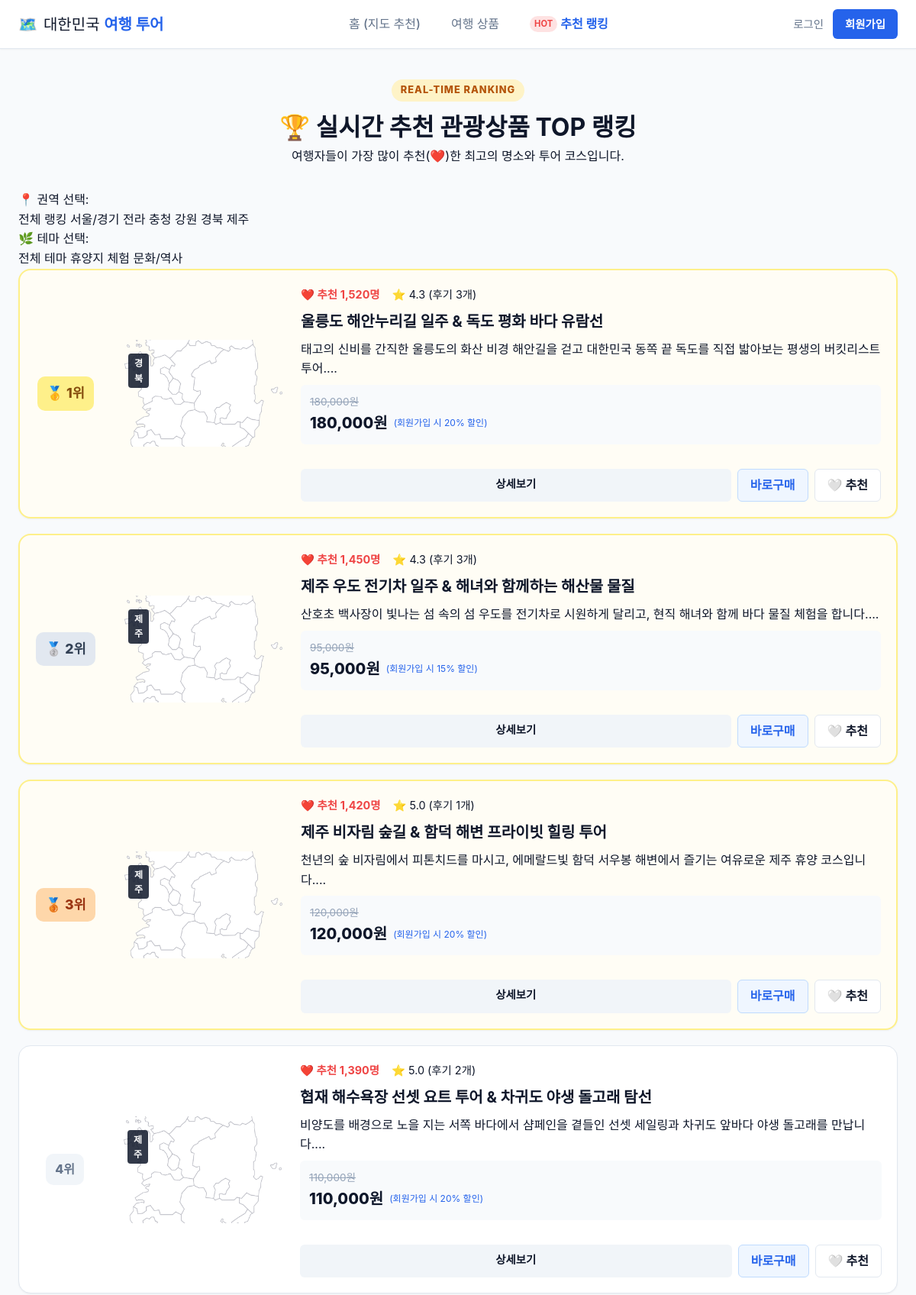
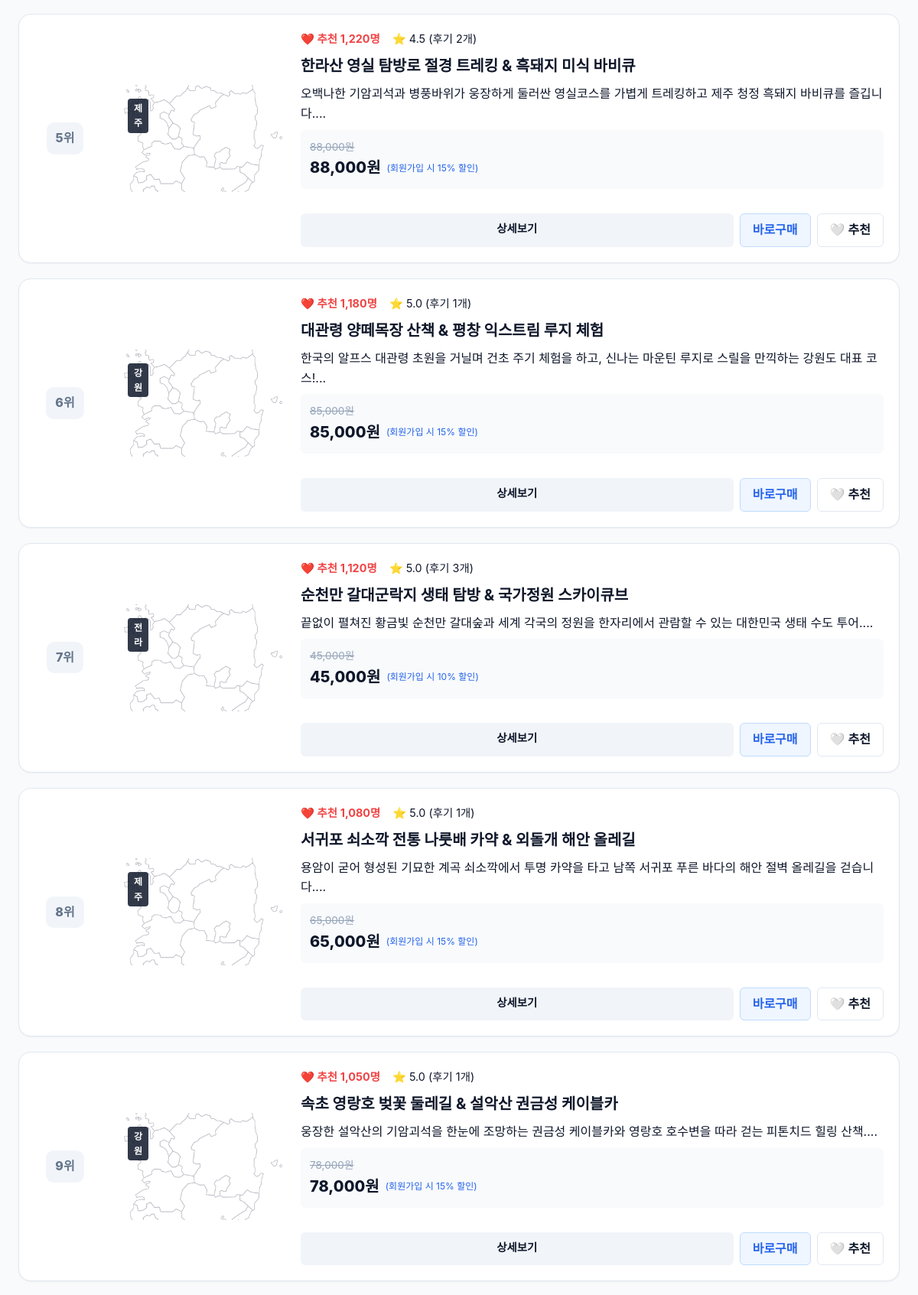
Page /products/popular (upper part) on the committed database (2 pictures, top to bottom).
### models/tour.py (models this page shows, shortened)
class Theme(db.Model):
    __tablename__ = 'themes'
    id = db.Column(db.Integer, primary_key=True)
    code = db.Column(db.String(50), unique=True, nullable=False) # e.g. RESORT, EXPERIENCE
    name = db.Column(db.String(50), unique=True, nullable=False) # '휴양지', '체험'
    description = db.Column(db.String(200), nullable=True)
    is_active = db.Column(db.Boolean, default=True)
    products = db.relationship('TourProduct', backref='theme', lazy='dynamic')

class TourProduct(db.Model):
    __tablename__ = 'tour_products'
    id = db.Column(db.Integer, primary_key=True)
    name = db.Column(db.String(150), nullable=False, index=True)
    description = db.Column(db.Text, nullable=False)
    region = db.Column(db.String(50), nullable=False, index=True) # 6개 지역
    theme_id = db.Column(db.Integer, db.ForeignKey('themes.id'), nullable=False)
    original_price = db.Column(db.Integer, nullable=False)
    member_discount_rate = db.Column(db.Float, default=0.15) # 회원 15% 기본 할인
    recommendation_count = db.Column(db.Integer, default=0, index=True) # 누적 추천수
    image_url = db.Column(db.String(255), default='/static/img/default-tour.jpg')
    image_urls = db.Column(db.Text, nullable=True) # JSON 문자열 형태의 3~4개 이상 이미지 URL 목록
    created_at = db.Column(db.DateTime, default=lambda: datetime.now(timezone.utc))
    reviews = db.relationship('Review', backref='product', lazy='dynamic', cascade='all, delete-orphan')
    likes = db.relationship('ProductLike', backref='product', lazy='dynamic', cascade='all, delete-orphan')
    order_items = db.relationship('OrderItem', backref='product', lazy='dynamic')
    cart_items = db.relationship('CartItem', backref='product', lazy='dynamic')
    def get_discounted_price(self, is_member=False):
        if is_member:
            return int(self.original_price * (1 - self.member_discount_rate))
        return self.original_price
    def get_average_rating(self):
        review_list = self.reviews.all()
        if not review_list:
            return 0.0
        return round(sum(r.rating for r in review_list) / len(review_list), 1)
    def get_image_list(self):
        if self.image_urls:
            try:
                import json
                urls = json.loads(self.image_urls)
                if isinstance(urls, list) and len(urls) > 0:
                    return urls
            except Exception:
                urls = [u.strip() for u in self.image_urls.splitlines() if u.strip()]
                if urls:
                    return urls
        if self.image_url:
            return [self.image_url]
        return ['/static/img/default-tour.jpg']

### models/review.py (models this page shows, shortened)
class Review(db.Model):
    __tablename__ = 'reviews'
    id = db.Column(db.Integer, primary_key=True)
    user_id = db.Column(db.Integer, db.ForeignKey('users.id', ondelete='CASCADE'), nullable=False)
    product_id = db.Column(db.Integer, db.ForeignKey('tour_products.id', ondelete='CASCADE'), nullable=False)
    title = db.Column(db.String(150), nullable=False)
    content = db.Column(db.Text, nullable=False)
    rating = db.Column(db.Integer, default=5, nullable=False) # 1~5
    created_at = db.Column(db.DateTime, default=lambda: datetime.now(timezone.utc))
    updated_at = db.Column(db.DateTime, default=lambda: datetime.now(timezone.utc), onupdate=lambda: datetime.now(timezone.utc))

### views/product_views.py (the view)
@product_bp.route('/popular')
def popular():
    region = request.args.get('region')
    theme_id = request.args.get('theme_id', type=int)
    query = TourProduct.query
    if region and region in RegionEnum.get_display_names():
        query = query.filter_by(region=region)
    if theme_id:
        query = query.filter_by(theme_id=theme_id)
    top_products = query.order_by(TourProduct.recommendation_count.desc()).all()
    themes = Theme.query.filter_by(is_active=True).all()
    regions = RegionEnum.get_display_names()
    return render_template(
        'product/popular.html',
        products=top_products,
        themes=themes,
        regions=regions,
        selected_region=region,
        selected_theme_id=theme_id
    )

### app.py (called while the page is built)
def create_app(config_class=Config):
    app = Flask(__name__, static_folder='static', template_folder='templates')
    app.config.from_object(config_class)
    db.init_app(app)
    login_manager.init_app(app)
    csrf.init_app(app)
    register_blueprints(app)
    @app.context_processor
    def inject_cart_count():
        from flask_login import current_user
        if current_user.is_authenticated and current_user.cart:
            return {'cart_count': current_user.cart.get_total_count()}
        return {'cart_count': 0}
    @app.errorhandler(404)
    def not_found_error(error):
        return render_template('base.html'), 404
    @app.errorhandler(500)
    def internal_error(error):
        db.session.rollback()
        return render_template('base.html'), 500
    with app.app_context():
        db.create_all()
    return app

### models/tour.py (called while the page is built)
    @classmethod
    def get_display_names(cls):
        return [r.value for r in cls]

### templates/product/popular.html (shortened to what this page needs)
{% extends "base.html" %}
{% block content %}
<div class="container page-content">
  <div class="ranking-hero">
    <span class="ranking-badge">REAL-TIME RANKING</span>
    <h1>🏆 실시간 <strong>추천 관광상품 TOP 랭킹</strong></h1>
    <p>여행자들이 가장 많이 추천(❤️)한 최고의 명소와 투어 코스입니다.</p>
  </div>
  <div class="filter-panel">
    <div class="filter-group">
      <span class="filter-label">📍 권역 선택:</span>
      <div class="chips-container">
        <a href="{{ url_for('product.popular', theme_id=selected_theme_id) }}"
           class="chip {% if not selected_region %}active{% endif %}">전체 랭킹</a>
        {% for r in regions %}
          <a href="{{ url_for('product.popular', region=r, theme_id=selected_theme_id) }}"
             class="chip {% if selected_region == r %}active{% endif %}">{{ r }}</a>
        {% endfor %}
      </div>
    </div>
    <div class="filter-group">
      <span class="filter-label">🌿 테마 선택:</span>
      <div class="chips-container">
        <a href="{{ url_for('product.popular', region=selected_region) }}"
           class="chip {% if not selected_theme_id %}active{% endif %}">전체 테마</a>
        {% for t in themes %}
          <a href="{{ url_for('product.popular', region=selected_region, theme_id=t.id) }}"
             class="chip {% if selected_theme_id == t.id %}active{% endif %}">{{ t.name }}</a>
        {% endfor %}
      </div>
    </div>
  </div>
  {% if products %}
    <div class="ranking-grid">
      {% for p in products %}
        <div class="ranking-card {% if loop.index <= 3 %}rank-top3{% endif %}">
          <div class="rank-badge-wrap">
            {% if loop.index == 1 %}
              <span class="rank-badge rank-1">🥇 1위</span>
            {% elif loop.index == 2 %}
              <span class="rank-badge rank-2">🥈 2위</span>
            {% elif loop.index == 3 %}
              <span class="rank-badge rank-3">🥉 3위</span>
            {% else %}
              <span class="rank-badge rank-normal">{{ loop.index }}위</span>
            {% endif %}
          </div>
          <div class="rank-thumb-wrap">
            <img src="{{ p.image_url }}" alt="{{ p.name }}" class="rank-thumb" onerror="this.src='/static/img/default-tour.jpg'">
            <div class="thumb-chips">
              <span class="badge-region">{{ p.region }}</span>
            </div>
          </div>
          <div class="rank-content">
            <div class="rank-meta">
              <span class="like-highlight">❤️ 추천 <strong>{{ "{:,}".format(p.recommendation_count) }}</strong>명</span>
              <span class="rating-highlight">⭐ {{ p.get_average_rating() }} (후기 {{ p.reviews.count() }}개)</span>
            </div>
            <h3 class="rank-title">
              <a href="{{ url_for('product.detail', product_id=p.id) }}">{{ p.name }}</a>
            </h3>
            <p class="rank-desc">{{ p.description[:80] }}...</p>
            <div class="pricing-box">
              <span class="original-price">{{ "{:,}".format(p.original_price) }}원</span>
              <div class="final-price-wrap">
                <span class="final-price">{{ "{:,}".format(p.get_discounted_price(current_user.is_authenticated)) }}원</span>
                {% if current_user.is_authenticated %}
                  <span class="discount-badge">회원 {{ (p.member_discount_rate * 100)|int }}% 할인</span>
                {% else %}
                  <span class="guest-notice">(회원가입 시 {{ (p.member_discount_rate * 100)|int }}% 할인)</span>
                {% endif %}
              </div>
            </div>
            <div class="rank-actions">
              <a href="{{ url_for('product.detail', product_id=p.id) }}" class="btn-detail">상세보기</a>
              {% if current_user.is_authenticated %}
                <form action="{{ url_for('cart.add_to_cart') }}" method="POST" class="inline-form">
                  <input type="hidden" name="csrf_token" value="{{ csrf_token() }}">
                  <input type="hidden" name="product_id" value="{{ p.id }}">
                  <input type="hidden" name="quantity" value="1">
                  <button type="submit" class="btn-cart" title="장바구니 담기">🛒 담기</button>
                </form>
                <form action="{{ url_for('product.toggle_like', product_id=p.id) }}" method="POST" class="inline-form">
                  <input type="hidden" name="csrf_token" value="{{ csrf_token() }}">
                  <button type="submit" class="btn-like-sm {% if p.is_liked_by(current_user) %}liked{% endif %}" title="추천하기">
                    {% if p.is_liked_by(current_user) %}❤️ 추천완료{% else %}🤍 추천{% endif %}
                  </button>
                </form>
              {% else %}
                <a href="{{ url_for('order.checkout', product_id=p.id, quantity=1) }}" class="btn-cart" title="비회원 바로 구매">바로구매</a>
                <a href="{{ url_for('auth.login', next=request.path) }}" class="btn-like-sm" title="로그인 후 추천">🤍 추천</a>
              {% endif %}
            </div>
          </div>
        </div>
      {% endfor %}
    </div>
  {% else %}
    <div class="empty-state">
      <span class="empty-icon">🏆</span>
      <p>조건에 맞는 랭킹 상품이 없습니다.</p>
    </div>
  {% endif %}
</div>
{% endblock %}

### static/css/style.css (style rules this page uses)
:root { --primary-color: #2563eb; --primary-hover: #1d4ed8; --primary-light: #eff6ff; --secondary-color: #0ea5e9; --accent-color: #f59e0b; --danger-color: #ef4444; --success-color: #10b981; --bg-color: #f8fafc; --card-bg: #ffffff; --text-main: #0f172a; --text-muted: #64748b; --border-color: #e2e8f0; --shadow-sm: 0 1px 2px rgba(0, 0, 0, 0.05); --shadow-md: 0 4px 6px -1px rgba(0, 0, 0, 0.1), 0 2px 4px -2px rgba(0, 0, 0, 0.05); --shadow-lg: 0 10px 15px -3px rgba(0, 0, 0, 0.1), 0 4px 6px -4px rgba(0, 0, 0, 0.05); --radius-sm: 6px; --radius-md: 10px; --radius-lg: 16px; }
* { box-sizing: border-box; margin: 0; padding: 0; }
body { font-family: 'Pretendard', -apple-system, BlinkMacSystemFont, system-ui, Roboto, sans-serif; background-color: var(--bg-color); color: var(--text-main); line-height: 1.6; min-height: 100vh; display: flex; flex-direction: column; }
a { color: inherit; text-decoration: none; }
.container { max-width: 1200px; margin: 0 auto; padding: 1.5rem; }
.badge-region { position: absolute; top: 10px; left: 10px; background: rgba(15, 23, 42, 0.85); color: #fff; font-size: 0.75rem; font-weight: 600; padding: 3px 8px; border-radius: 4px; }
.pricing-box { background: #f8fafc; padding: 0.75rem; border-radius: var(--radius-sm); margin-bottom: 1rem; }
.original-price { font-size: 0.85rem; color: #94a3b8; text-decoration: line-through; display: block; }
.final-price-wrap { display: flex; align-items: center; gap: 0.5rem; flex-wrap: wrap; }
.final-price { font-size: 1.25rem; font-weight: 800; color: #0f172a; }
.guest-notice { font-size: 0.75rem; color: var(--primary-color); }
.btn-detail { flex: 1; text-align: center; padding: 0.5rem; background: #f1f5f9; border-radius: var(--radius-sm); font-weight: 600; font-size: 0.9rem; transition: background 0.2s; }
.ranking-hero { text-align: center; margin-bottom: 2rem; }
.ranking-badge { background: #fef3c7; color: #b45309; font-weight: 800; font-size: 0.8rem; letter-spacing: 1px; padding: 4px 12px; border-radius: 999px; display: inline-block; margin-bottom: 0.5rem; }
.ranking-grid { display: flex; flex-direction: column; gap: 1.25rem; }
.ranking-card { background: #fff; border: 1px solid var(--border-color); border-radius: var(--radius-lg); padding: 1.25rem; display: grid; grid-template-columns: 80px 220px 1fr; gap: 1.5rem; align-items: center; box-shadow: var(--shadow-sm); transition: all 0.2s; }
.ranking-card.rank-top3 { border: 2px solid #fef08a; background: #fffdf5; }
.rank-badge-wrap { text-align: center; }
.rank-badge { font-size: 1.1rem; font-weight: 800; padding: 8px 12px; border-radius: var(--radius-md); display: inline-block; }
.rank-1 { background: #fef08a; color: #854d0e; }
.rank-2 { background: #e2e8f0; color: #334155; }
.rank-3 { background: #fed7aa; color: #9a3412; }
.rank-normal { background: #f1f5f9; color: #64748b; font-size: 1rem; }
.rank-thumb-wrap { position: relative; height: 140px; border-radius: var(--radius-md); overflow: hidden; }
.rank-thumb { width: 100%; height: 100%; object-fit: cover; }
.thumb-chips { position: absolute; top: 8px; left: 8px; display: flex; gap: 4px; }
.rank-content { display: flex; flex-direction: column; gap: 0.5rem; }
.rank-meta { display: flex; gap: 1rem; font-size: 0.9rem; }
.like-highlight { color: #ef4444; font-weight: 600; }
.rank-title { font-size: 1.25rem; font-weight: 700; }
.rank-actions { display: flex; gap: 0.5rem; margin-top: 0.5rem; }
.btn-cart { background: var(--primary-light); color: var(--primary-color); border: 1px solid #bfdbfe; padding: 0.5rem 1rem; border-radius: var(--radius-sm); font-weight: 600; cursor: pointer; }
.btn-like-sm { background: #fff; border: 1px solid var(--border-color); padding: 0.5rem 1rem; border-radius: var(--radius-sm); cursor: pointer; font-weight: 600; }

### rows in the picture
Theme: name "휴양지"
Theme: name "체험"
Theme: name "문화/역사"
TourProduct: shows "🥇 1위", region "경북", recommendation_count "1,520", get_average_rating "4.3", reviews.count "3", name "울릉도 해안누리길 일주 & 독도 평화 바다 유람선", description "태고의 신비를 간직한 울릉도의 화산 비경 해안길을 걷고 대한민국 동쪽 끝 독도를 직접 밟아보는 평생의 버킷리스트 투어.", original_price "180,000", get_discounted_price "180,000", (p.member_discount_rate*100)|int "20"
TourProduct: shows "🥈 2위", region "제주", recommendation_count "1,450", get_average_rating "4.3", reviews.count "3", name "제주 우도 전기차 일주 & 해녀와 함께하는 해산물 물질", description "산호초 백사장이 빛나는 섬 속의 섬 우도를 전기차로 시원하게 달리고, 현직 해녀와 함께 바다 물질 체험을 합니다.", original_price "95,000", get_discounted_price "95,000", (p.member_discount_rate*100)|int "15"
TourProduct: shows "🥉 3위", region "제주", recommendation_count "1,420", get_average_rating "5.0", reviews.count "1", name "제주 비자림 숲길 & 함덕 해변 프라이빗 힐링 투어", description "천년의 숲 비자림에서 피톤치드를 마시고, 에메랄드빛 함덕 서우봉 해변에서 즐기는 여유로운 제주 휴양 코스입니다.", original_price "120,000", get_discounted_price "120,000", (p.member_discount_rate*100)|int "20"
TourProduct: region "제주", recommendation_count "1,390", get_average_rating "5.0", reviews.count "2", name "협재 해수욕장 선셋 요트 투어 & 차귀도 야생 돌고래 탐선", description "비양도를 배경으로 노을 지는 서쪽 바다에서 샴페인을 곁들인 선셋 세일링과 차귀도 앞바다 야생 돌고래를 만납니다.", original_price "110,000", get_discounted_price "110,000", (p.member_discount_rate*100)|int "20"
TourProduct: region "제주", recommendation_count "1,220", get_average_rating "4.5", reviews.count "2", name "한라산 영실 탐방로 절경 트레킹 & 흑돼지 미식 바비큐", description "오백나한 기암괴석과 병풍바위가 웅장하게 둘러싼 영실코스를 가볍게 트레킹하고 제주 청정 흑돼지 바비큐를 즐깁니다.", original_price "88,000", get_discounted_price "88,000", (p.member_discount_rate*100)|int "15"
TourProduct: region "강원", recommendation_count "1,180", get_average_rating "5.0", reviews.count "1", name "대관령 양떼목장 산책 & 평창 익스트림 루지 체험", description "한국의 알프스 대관령 초원을 거닐며 건초 주기 체험을 하고, 신나는 마운틴 루지로 스릴을 만끽하는 강원도 대표 코스!", original_price "85,000", get_discounted_price "85,000", (p.member_discount_rate*100)|int "15"
TourProduct: region "전라", recommendation_count "1,120", get_average_rating "5.0", reviews.count "3", name "순천만 갈대군락지 생태 탐방 & 국가정원 스카이큐브", description "끝없이 펼쳐진 황금빛 순천만 갈대숲과 세계 각국의 정원을 한자리에서 관람할 수 있는 대한민국 생태 수도 투어.", original_price "45,000", get_discounted_price "45,000", (p.member_discount_rate*100)|int "10"
TourProduct: region "제주", recommendation_count "1,080", get_average_rating "5.0", reviews.count "1", name "서귀포 쇠소깍 전통 나룻배 카약 & 외돌개 해안 올레길", description "용암이 굳어 형성된 기묘한 계곡 쇠소깍에서 투명 카약을 타고 남쪽 서귀포 푸른 바다의 해안 절벽 올레길을 걷습니다.", original_price "65,000", get_discounted_price "65,000", (p.member_discount_rate*100)|int "15"
TourProduct: region "강원", recommendation_count "1,050", get_average_rating "5.0", reviews.count "1", name "속초 영랑호 벚꽃 둘레길 & 설악산 권금성 케이블카", description "웅장한 설악산의 기암괴석을 한눈에 조망하는 권금성 케이블카와 영랑호 호수변을 따라 걷는 피톤치드 힐링 산책.", original_price "78,000", get_discounted_price "78,000", (p.member_discount_rate*100)|int "15"

### other values in the picture
{{ r }} "서울/경기" "전라" "충청" "강원" "경북" "제주"
